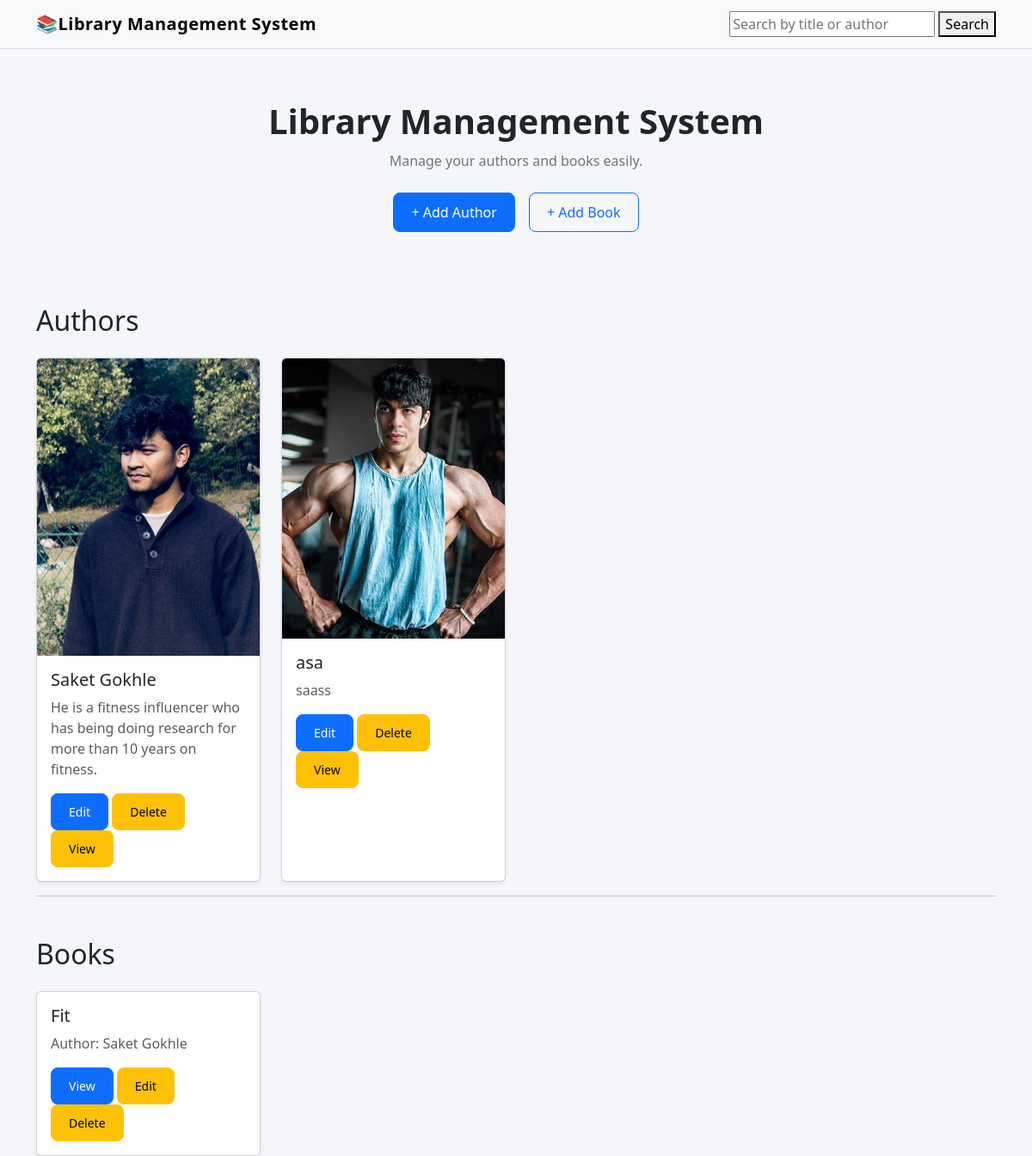
Before: /book/ with the older database file.
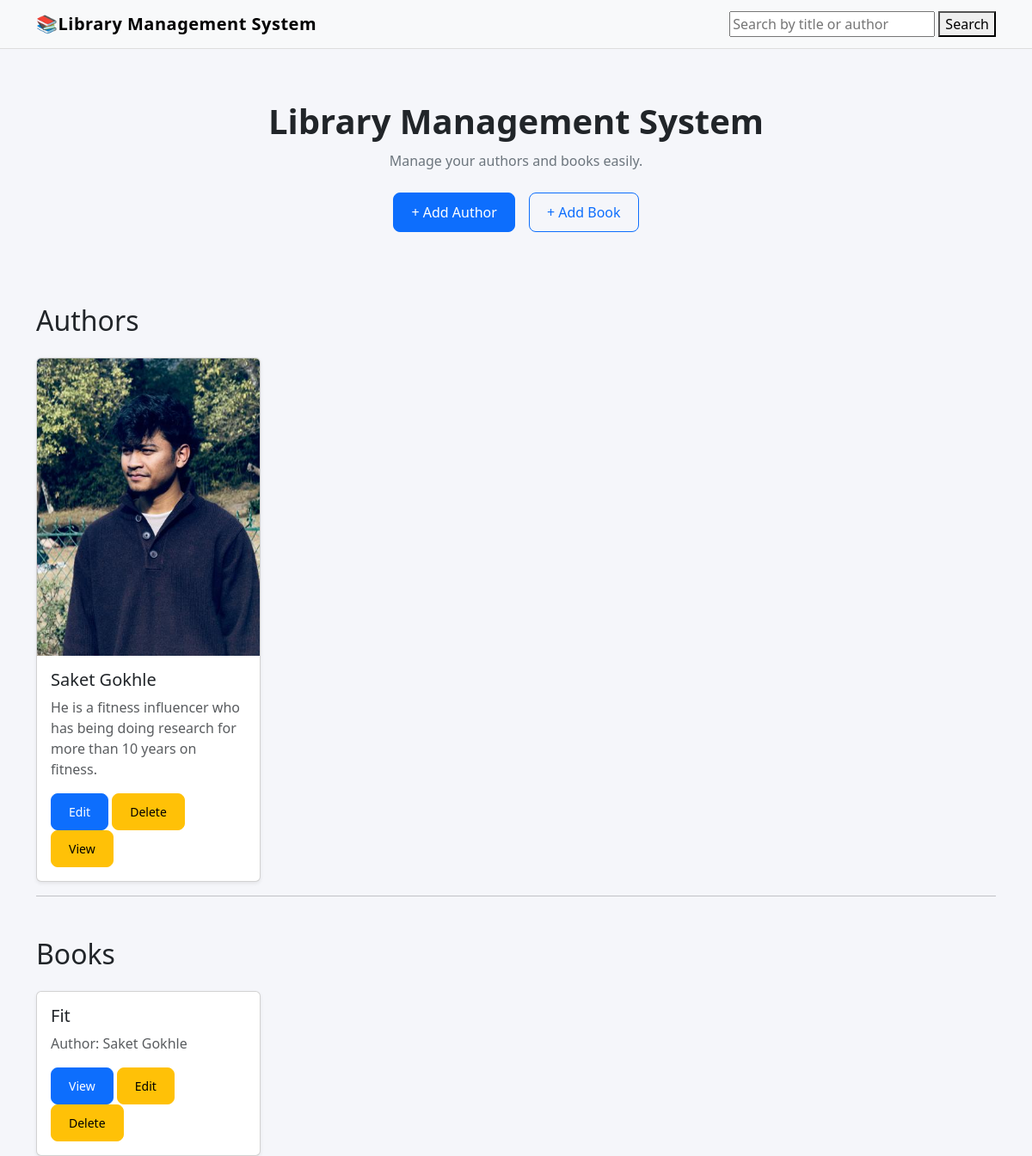
After: the same page with the newer database file.
### book/models.py (models this page shows, shortened)
class Author(models.Model):
    photo=models.ImageField(upload_to='media/', blank=True, null=True)
    name=models.CharField(max_length=100)
    description = models.TextField()

class Books(models.Model):
    author=models.ForeignKey(Author, on_delete=models.CASCADE)
    title=models.CharField(max_length=100)
    category=models.CharField(max_length=100)
    published_date=models.DateField(auto_now_add=False)
    available=models.BooleanField(default=True)

### book/views.py (the view)
# urls.py: path('', views.home, name='home'),
def home(request):
    authors=Author.objects.all()
    books=Books.objects.all()
    return render(request, 'home.html', {'authors':authors, 'books':books,})

### book/templates/home.html (shortened to what this page needs)
{% extends 'base.html' %}
{% block content %}
<div class="container mt-4">
    <div class="d-flex justify-content-between align-items-center mb-4">
        <h2 class="mb-0">Authors</h2>
    </div>
    <div class="row g-4">
        {% for author in authors %}
        <div class="col-12 col-sm-6 col-md-4 col-lg-3">
            <div class="card h-100 shadow-sm">
                {% if author.photo %}
                    <img
                        src="{{ author.photo.url }}"
                        class="card-img-top"
                        alt="{{ author.name }}"
                        style="height: 100; object-fit: cover;"
                    >
                {% endif %}
                <div class="card-body">
                    <h5 class="card-title">
                        {{ author.name }}
                    </h5>
                    <p class="card-text text-muted">
                        {{ author.description }}
                    </p>
                    <a href="{% url 'editauthor' author.pk %}" class="btn btn-primary btn-sm">
                        Edit
                    </a>
                    <a href="{% url 'deleteauthor' author.pk %}" class="btn btn-warning btn-sm">
                        Delete
                    </a>
                    <a href="{% url 'viewauthor' author.pk %}" class="btn btn-warning btn-sm">
                        View
                    </a>
                </div>
            </div>
        </div>
        {% empty %}
        <p class="text-muted">No authors added yet.</p>
        {% endfor %}
    </div>
<hr>
    <div class="d-flex justify-content-between align-items-center mt-5 mb-4">
        <h2 class="mb-0">Books</h2>
    </div>
    <div class="row g-4">
        {% for book in books %}
        <div class="col-12 col-sm-6 col-md-4 col-lg-3">
            <div class="card h-100 shadow-sm">
                <div class="card-body">
                    <h5 class="card-title">
                        {{ book.title }}
                    </h5>
                    <p class="card-text text-muted">
                        Author: {{ book.author.name }}
                    </p>
                    <a href="{% url 'viewbook' book.id %}" class="btn btn-primary btn-sm">
                        View
                    </a>
                    <a href="{% url 'editbook' book.pk %}" class="btn btn-warning btn-sm">
                        Edit
                    </a>
                    <a href="{% url 'deletebook' book.pk %}" class="btn btn-warning btn-sm">
                        Delete
                    </a>
                </div>
            </div>
        </div>
        {% empty %}
        <p class="text-muted">No books added yet.</p>
        {% endfor %}
    </div>
</div>
{% endblock %}

### templates/base.html (shortened to what this page needs)
{% load static %}
<!DOCTYPE html>
<html lang="en">
<head>
    <link href="https://cdn.jsdelivr.net/npm/bootstrap@5.3.8/dist/css/bootstrap.min.css" rel="stylesheet">
</head>
<body>
</head>
<body>
    <nav class="navbar navbar-expand-lg navbar-light bg-light">
    <div class="container">
        <a class="navbar-brand" href="{% url 'home' %}">
            📚Library Management System
        </a>
        <form method="GET" action="{% url 'search' %}">
    <input type="text" name="q" value="{{query}}" placeholder="Search by title or author">
    <button type="submit">Search</button>
</form>
    </div>
</nav>
    <div class="container">
        <div class="hero">
            <h1>Library Management System</h1>
            <p>
                Manage your authors and books easily.
            </p>
            <div class="d-flex justify-content-center gap-3">
                <a href="{% url 'addauthor' %}" class="btn btn-primary">
                    + Add Author
                </a>
                <a href="{% url 'addbook' %}" class="btn btn-outline-primary">
                    + Add Book
                </a>
            </div>
        </div>
    </div>
</body>
{% block content %}
{% endblock %}
</html>

### templates/base.html (style rules this page uses)
body { background-color: #f5f6fa; }
.navbar { background-color: white; border-bottom: 1px solid #ddd; }
.navbar-brand { font-weight: 700; letter-spacing: 0.5px; }
.hero { padding: 60px 20px; text-align: center; }
.hero h1 { font-weight: 700; margin-bottom: 10px; }
.hero p { color: #6c757d; margin-bottom: 25px; }
.btn { padding: 10px 20px; border-radius: 8px; }

Changed rows visible on the page:
removed Author: photo (picture), name "asa", description "saass"
